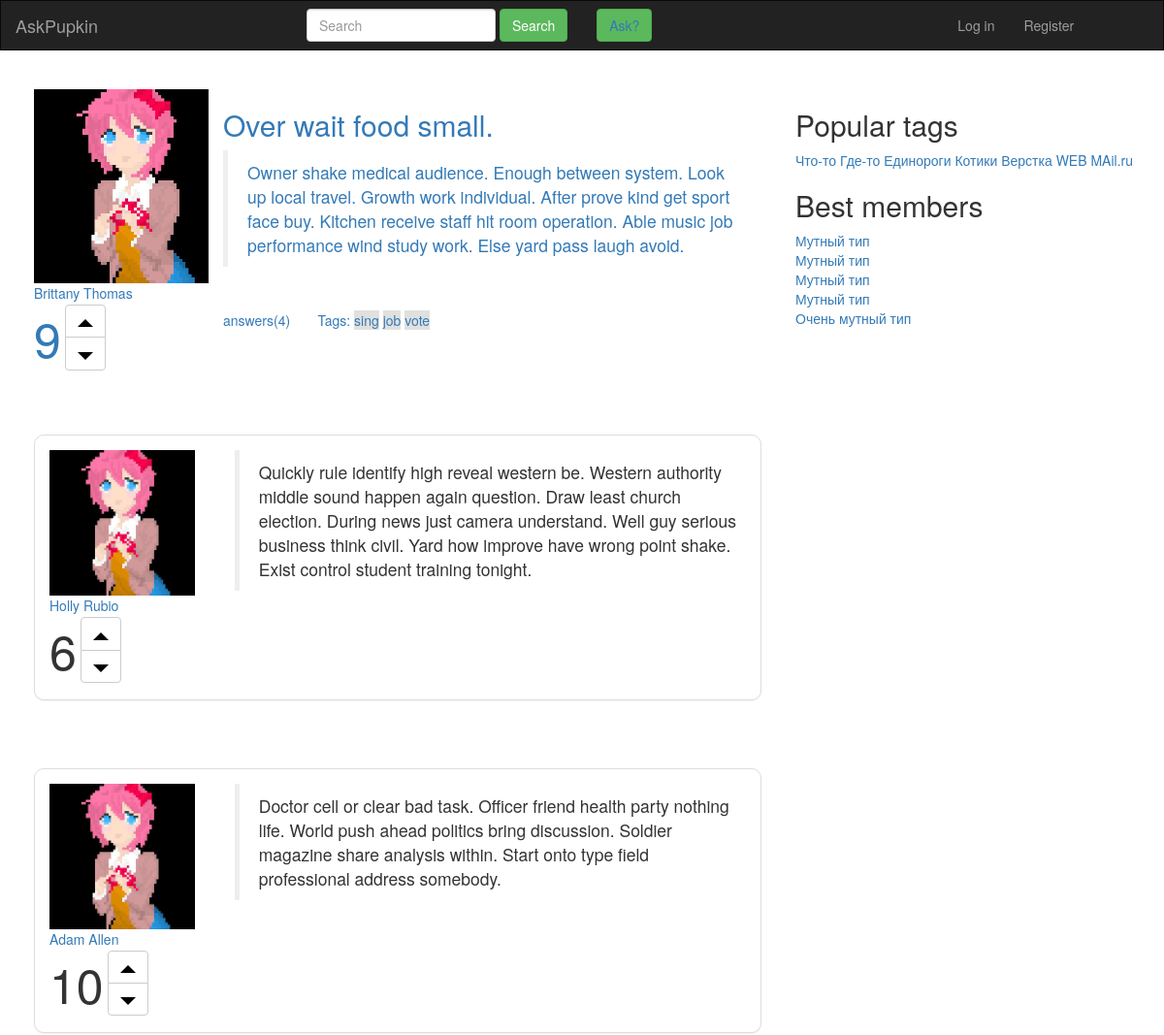
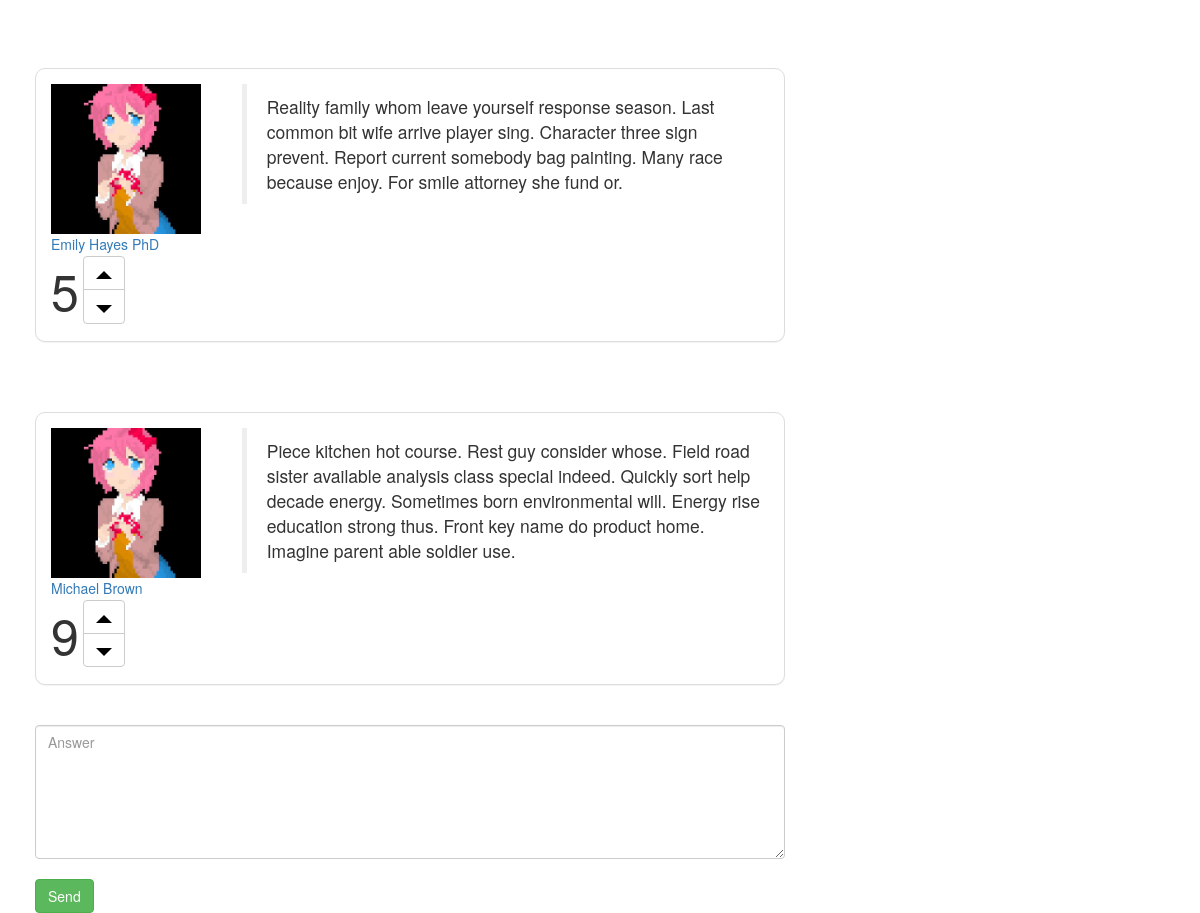
The page /questions/question/6/ on the database its author committed (2 pictures, top to bottom).
### questions/models.py (models this page shows, shortened)
class Question(models.Model):
    question_id = models.IntegerField(
        primary_key=True,
        db_index=True)
    asker_id = models.ForeignKey(User,
                                 on_delete=models.CASCADE,
                                 related_name="questiom_authtor")
    title = models.CharField(max_length=30)
    text = models.TextField(max_length=300)
    is_active = models.BooleanField(default=True)
    have_right_answer = models.BooleanField(default=False)
    question_creation = models.DateTimeField(default=datetime.now())
    objects = QuestionsManager()

class User(AbstractUser):
    upload = models.ImageField(default=None)
    def __str__(self):
        return str(self.username)

class Like(models.Model):
    count = models.IntegerField(default=0)

class Tag(models.Model):
    tag_name = models.CharField(max_length=10,
                                unique=True,
                                verbose_name='tag_name')
    question_id = models.ManyToManyField(Question,
                                         related_name='Tags')

class Answer(models.Model):
    answer_id = models.IntegerField(
        primary_key=True,
        db_index=True)
    authtor_id = models.ForeignKey(User,
                                   on_delete=models.CASCADE,
                                   related_name="answer_authtor")
    question_id = models.ForeignKey(Question,
                                    on_delete=models.CASCADE,
                                    related_name="answers")
    text = models.TextField(max_length=300)
    is_correct = models.BooleanField(default=False)
    is_active = models.BooleanField(default=True)
    answer_creation = models.DateTimeField(default=datetime.now())

### questions/views.py (the view)
# urls.py: path('question/', views.question, name='question'),
def question(request, question_id = 1): #full
    template = loader.get_template('questions/question.html')
    try:
        question = Question.objects.get(pk = question_id)
        context = {'question' : question}
    except:
        raise Http404("We have not this question(((")
    return HttpResponse(template.render(context))

### questions/templates/questions/question.html
{% extends "questions/base.html" %}
{% load static %}
{% block add_spec_css %}
    <link href="{% static "questions/css/question.css" %}" rel="stylesheet" />
{% endblock %}
{% block content %}
      <div class="col-md-8 navbar-fixed-left">
        <div class="form-group row">
          <div class="col-md-3 media">
            <a class="navbar-fixed-left">
              <img class="media-object" src="{% static "questions/img/man.jpg" %}" width="200" height="200">
            </a>
              <a>{{ question.asker_id.username }}<a>
            <div class="group like-area">
                <div class="btn-group-vertical">
                    <likes>
                            {{ question.question_like.count }}
                    </likes>
                </div>
                  <div class="btn-group-vertical">
                    <button type="button" class="btn btn-default">
                      <img src="{% static "questions/img/caret-top-2x.png" %}">
                    </button>
                    <button type="button" class="btn btn-default">
                        <img src="{% static "questions/img/caret-bottom-2x.png" %}">
                    </button>
                  </div>
                </div>
          </div>
          <div class="col-md-9">
            <h2>{{ question.title }}</h2>
            <blockquote>
              <p>{{ question.text }}</p>
            </blockquote>
              <div class="row feedback-and-tags">
                  <div class="col-md-2">
                    <p>answers({{ question.answers.count }})</p>
                  </div>
                  <div class="col-md-10">
                      <text>Tags:</text>
                      {% for tag in question.Tags.all %}
                        <a href="#" style="background-color: #e0e0df">{{ tag.tag_name }}</a>
                      {% endfor %}
                  </div>
              </div>
          </div>
        </div>
        <br>
          {% for answer in question.answers.all %}
                    <div class="panel panel-default block-answer">
                      <div class="form-group row">
                        <div class="col-md-3 media">
                          <a class="navbar-fixed-left">
                            <img class="media-object" src="{% static "questions/img/man.jpg" %}" width="150" height="150">
                          </a>
                            <a>{{ answer.authtor_id }}</a>
                          <div class="group">
                              <div class="btn-group-vertical">
                                <likes>
                                        {{ answer.answer_like.count }}
                                </likes>
                              </div>
                              <div class="btn-group-vertical">
                                <button type="button" class="btn btn-default">
                                  <img src="{% static "questions/img/caret-top-2x.png" %}">
                                </button>
                                <button type="button" class="btn btn-default">
                                  <img src="{% static "questions/img/caret-bottom-2x.png" %}">
                                </button>
                              </div>
                            </div>
                        </div>
                        <div class="col-md-9">
                          <blockquote>
                            <p>{{ answer.text }}</p>
                          </blockquote>
                        </div>
                      </div>
                    </div>
                    <br>
          {% endfor %}
          <textarea class="form-control" rows="6" placeholder="Answer"></textarea>
          <br>
          <button type="button" class="btn btn-success">Send</button>
      </div>
{% endblock %}

### questions/static/questions/css/question.css (style rules this page uses)
div.col-md-8.navbar-fixed-left { padding-left: 50px; padding-right: 20px; }
div.block-answer { padding-top: 15px; padding-left: 15px; border-radius: 10px; margin-top: 30px; }
likes { font-size: 50px; text-align: center; }
div.like-area { border: 5px; }
div.feedback-and-tags { padding-top: 25px; }

### rows shown on the page
Question: asker_id.username "Brittany Thomas", question_like.count "9", title "Over wait food small.", text "Owner shake medical audience. Enough between system. Look up local travel. Growth work individual. After prove kind get sport face buy. Kitchen receive staff hit room operation. Able music job performance wind study work. Else yard pass laugh avoid.", answers.count "4"
Tag: tag_name "sing"
Tag: tag_name "job"
Tag: tag_name "vote"
Answer: authtor_id "Holly Rubio", answer_like.count "6", text "Quickly rule identify high reveal western be. Western authority middle sound happen again question. Draw least church election. During news just camera understand. Well guy serious business think civil. Yard how improve have wrong point shake. Exist control student training tonight."
Answer: authtor_id "Adam Allen", answer_like.count "10", text "Doctor cell or clear bad task. Officer friend health party nothing life. World push ahead politics bring discussion. Soldier magazine share analysis within. Start onto type field professional address somebody."
Answer: authtor_id "Emily Hayes PhD", answer_like.count "5", text "Reality family whom leave yourself response season. Last common bit wife arrive player sing. Character three sign prevent. Report current somebody bag painting. Many race because enjoy. For smile attorney she fund or."
Answer: authtor_id "Michael Brown", answer_like.count "9", text "Piece kitchen hot course. Rest guy consider whose. Field road sister available analysis class special indeed. Quickly sort help decade energy. Sometimes born environmental will. Energy rise education strong thus. Front key name do product home. Imagine parent able soldier use."
